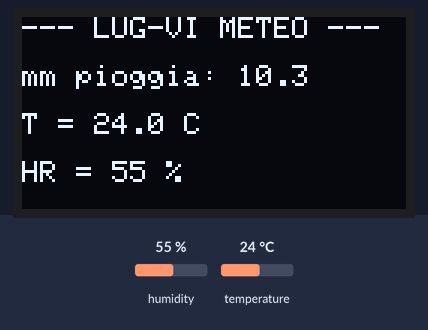
Bench run of a sketch on a simulated Arduino Uno, built with avr-gcc and run on an emulated ATmega328P. Parts: 128×64 one-colour display. Inputs (shaded band) come from the test bench; at power-on: humidity 55 %, temperature 24 °C. The display library's start-up logo is not drawn.

Above: at 13.3 s.
13.4 s: humidity set to 22 %
At 15.6 s:
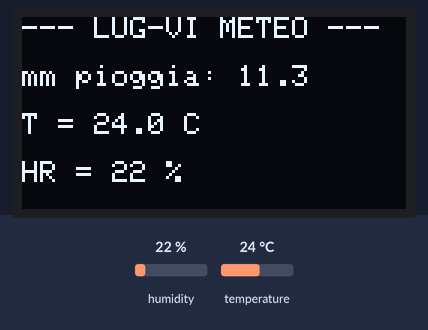
17.7 s: temperature set to 12 °C
At 19.1 s:
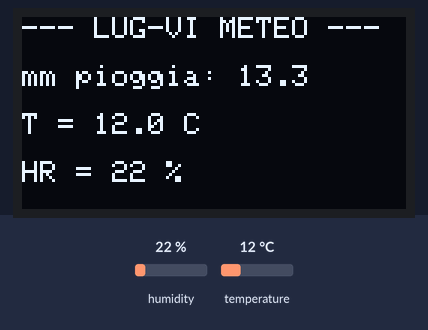
21.9 s: humidity set to 40 %
At 23.9 s:
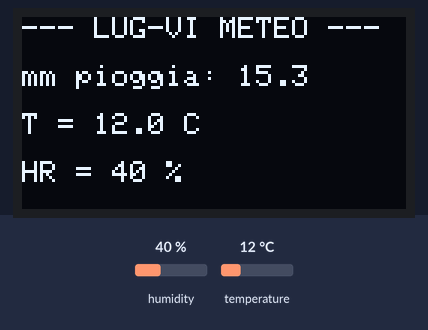
26.0 s: temperature set to 19 °C
At 27.5 s:
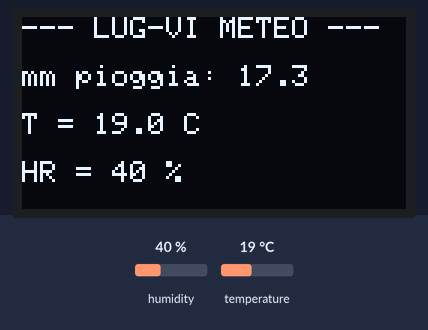
Timing chart, 0 to 29.0 s (numbered marks = the images above; inputs shaded):
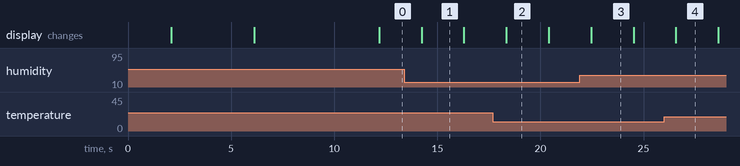

Measured:
- what the display in image 1 shows lasts 2.1 s, from 14.2 s to 16.3 s

The sketch:

Pluvio_LCD.ino
```cpp
/*)
  TITOLO PROGETTO: Test LCD 128x64 I2C
  DATA APERTURA: 19/09/18
  DATA MODIFICA: 23/09/18
  AUTORE: LUG-VI

  REVISION HISTORY:
  - V00 (21/09/18): Primo rilascio per prove su pluviometro
  - V01 (23/09/18): Aggiunta gestione DHT11

  DESCRIZIONE: Test su LCD OLED (Le librerie Adafruit sono state modificate)


*/

#include <SPI.h>
#include <Wire.h>
#include <DHT.h>

#include <Adafruit_GFX.h>             // Versione 1.29
#include <Adafruit_SSD1306.h>         // Modificata

#define OLED_RESET 4
Adafruit_SSD1306 display(OLED_RESET); // Creazione istanza display

#define DHTPIN 2                      // Digital PIN per connessione segnale DHT11
#define DHTTYPE DHT11                 // Tipo sensore
DHT dht(DHTPIN, DHTTYPE);             // Istanza oggetto DHT

//#define NUMFLAKES 10                  // Usato per test dalle librerie
//#define XPOS 0
//#define YPOS 1
//#define DELTAY 2

#define SSD1306_LCDHEIGHT 64          //Definisce altezza LCD in pixel
#define LOGO16_GLCD_HEIGHT 16
#define LOGO16_GLCD_WIDTH  16

// Variabili globali di test LCD
float pioggia = 10.3;
float temperatura = 20.5;
float umidita = 85;

// Bitmap 64x64 con pinguino TUX
static const unsigned char PROGMEM Pinguino [] = {
0xff, 0xff, 0xff, 0xc0, 0x01, 0xff, 0xff, 0xff, 0xff, 0xff, 0xff, 0x80, 0x00, 0xff, 0xff, 0xff,
0xff, 0xff, 0xff, 0x00, 0x0c, 0xff, 0xff, 0xff, 0xff, 0xff, 0xff, 0x00, 0x0c, 0x7f, 0xff, 0xff,
0xff, 0xff, 0xff, 0x00, 0x00, 0x7f, 0xff, 0xff, 0xff, 0xff, 0xff, 0x00, 0x00, 0x3f, 0xff, 0xff,
0xff, 0xff, 0xff, 0x00, 0x00, 0x3f, 0xff, 0xff, 0xff, 0xff, 0xff, 0x00, 0x00, 0x3f, 0xff, 0xff,
0xff, 0xff, 0xff, 0x34, 0x78, 0x1f, 0xff, 0xff, 0xff, 0xff, 0xff, 0x78, 0xfc, 0x1f, 0xff, 0xff,
0xff, 0xff, 0xff, 0x78, 0xcc, 0x1f, 0xff, 0xff, 0xff, 0xff, 0xff, 0x5c, 0xc6, 0x1f, 0xff, 0xff,
0xff, 0xff, 0xff, 0x47, 0x86, 0x1f, 0xff, 0xff, 0xff, 0xff, 0xff, 0x40, 0x86, 0x1f, 0xff, 0xff,
0xff, 0xff, 0xff, 0x60, 0x0c, 0x1f, 0xff, 0xff, 0xff, 0xff, 0xff, 0x40, 0x06, 0x1f, 0xff, 0xff,
0xff, 0xff, 0xff, 0x80, 0x0a, 0x1f, 0xff, 0xff, 0xff, 0xff, 0xff, 0x80, 0x32, 0x0f, 0xff, 0xff,
0xff, 0xff, 0xff, 0xa0, 0xc2, 0x8f, 0xff, 0xff, 0xff, 0xff, 0xff, 0x5f, 0x0e, 0xe7, 0xff, 0xff,
0xff, 0xff, 0xff, 0x60, 0x1e, 0x67, 0xff, 0xff, 0xff, 0xff, 0xff, 0x78, 0x7f, 0x03, 0xff, 0xff,
0xff, 0xff, 0xfe, 0x7f, 0xff, 0x03, 0xff, 0xff, 0xff, 0xff, 0xfe, 0x7f, 0xff, 0x01, 0xff, 0xff,
0xff, 0xff, 0xf8, 0xff, 0xff, 0x80, 0xff, 0xff, 0xff, 0xff, 0xf8, 0xff, 0xff, 0x80, 0xff, 0xff,
0xff, 0xff, 0xf1, 0xff, 0xff, 0x80, 0x7f, 0xff, 0xff, 0xff, 0xe0, 0xff, 0xff, 0xc0, 0x3f, 0xff,
0xff, 0xff, 0xc0, 0xff, 0xff, 0xc0, 0x3f, 0xff, 0xff, 0xff, 0xc0, 0xff, 0xff, 0xe0, 0x1f, 0xff,
0xff, 0xff, 0x83, 0xff, 0xff, 0xe0, 0x1f, 0xff, 0xff, 0xff, 0x83, 0xff, 0xff, 0xe0, 0x0f, 0xff,
0xff, 0xff, 0x27, 0xff, 0xff, 0xf0, 0x07, 0xff, 0xff, 0xff, 0x0f, 0xff, 0xff, 0xf0, 0x87, 0xff,
0xff, 0xff, 0x4f, 0xff, 0xff, 0xf8, 0x83, 0xff, 0xff, 0xfe, 0x1f, 0xff, 0xff, 0xf8, 0x03, 0xff,
0xff, 0xfe, 0x9f, 0xff, 0xff, 0xf8, 0x03, 0xff, 0xff, 0xfe, 0x9f, 0xff, 0xff, 0xf8, 0x01, 0xff,
0xff, 0xfc, 0xbf, 0xff, 0xff, 0xf8, 0x01, 0xff, 0xff, 0xfc, 0x3f, 0xff, 0xff, 0xf8, 0x81, 0xff,
0xff, 0xfc, 0xbf, 0xff, 0xff, 0xf8, 0x81, 0xff, 0xff, 0xfc, 0x3f, 0xff, 0xff, 0xf8, 0x01, 0xff,
0xff, 0xfe, 0xff, 0xff, 0xff, 0xf8, 0x31, 0xff, 0xff, 0xfc, 0x7f, 0xff, 0xff, 0xfe, 0x0f, 0xff,
0xff, 0xf8, 0x3f, 0xff, 0xff, 0xc2, 0x0f, 0xff, 0xff, 0xf8, 0x17, 0xff, 0xff, 0xc2, 0x19, 0xff,
0xff, 0xf0, 0x1b, 0xff, 0xff, 0xc2, 0x31, 0xff, 0xff, 0xc0, 0x0d, 0xff, 0xff, 0xc3, 0xe1, 0xff,
0xfe, 0x00, 0x04, 0xff, 0xff, 0xc0, 0x00, 0xff, 0xfc, 0x00, 0x02, 0x3f, 0xff, 0xc0, 0x00, 0xff,
0xfc, 0x00, 0x01, 0x3f, 0xff, 0xc0, 0x00, 0x7f, 0xfe, 0x00, 0x01, 0x3f, 0xff, 0xc0, 0x00, 0x3f,
0xfe, 0x00, 0x00, 0x3f, 0xff, 0xc0, 0x00, 0x1f, 0xfe, 0x00, 0x00, 0xff, 0xff, 0xc0, 0x00, 0x0f,
0xfe, 0x00, 0x00, 0xff, 0xfe, 0x80, 0x00, 0x0f, 0xfe, 0x00, 0x00, 0x7f, 0xfc, 0x80, 0x00, 0x1f,
0xfc, 0x00, 0x00, 0x30, 0x00, 0x80, 0x00, 0xff, 0xfc, 0x00, 0x00, 0x10, 0x00, 0x80, 0x01, 0xff,
0xfe, 0x00, 0x00, 0x10, 0x00, 0x80, 0x07, 0xff, 0xff, 0x80, 0x00, 0x10, 0x00, 0x80, 0x0f, 0xff,
0xff, 0xf8, 0x00, 0x3f, 0xff, 0x80, 0x3f, 0xff, 0xff, 0xff, 0x00, 0x7f, 0xff, 0x80, 0x3f, 0xff,
0xff, 0xff, 0xc0, 0xff, 0xff, 0xc0, 0xff, 0xff, 0xff, 0xff, 0xfd, 0xff, 0xff, 0xf1, 0xff, 0xff
};


#if (SSD1306_LCDHEIGHT != 64)                               // msg al preprocessore se si usa libreria errata
#error("Height incorrect, please fix Adafruit_SSD1306.h!");
#endif

//**********************
//******** SETUP *******
//**********************

void setup()   {
  Serial.begin(9600);

  display.begin(SSD1306_SWITCHCAPVCC, 0x3C);  // Init oggetto display con indirizzo 0x3C
  dht.begin();

  display.display();
  delay(2000);

  display.clearDisplay();                     // Pulisce LCD

  display.setTextSize(2);                     // Impostazione dimensione Font ( 1 o 2 )
  display.setTextColor(WHITE);                // Possibile solo bianco, ma bisogna farlo
  display.setCursor(0,0);                     // Angolo alto a sinistra

  display.println(" LINUX DAY");              // Splash iniziale
  display.println("    2018  ");
  display.display();                          // Refresh display
  delay(4000);
  display.clearDisplay();

  display.drawBitmap( 32, 0,Pinguino, 64, 64, 1);   // Stampo bmp Pinguino
  display.display();
  delay(6000);
  display.clearDisplay();

}

//**********************
//******** LOOP ********
//**********************

void loop() {

  Leggi_DHT11();                                  // Modifica variabili globali

  Print_Sensors(pioggia, temperatura, umidita);

  // **** solo per test ****
  pioggia +=1;
  //temperatura +=0.5;
  //umidita +=1;
  // ***********************
}


//**********************
//***CUSTOM FUNCTIONS***
//**********************

//*****************************************************************
//Stampa su display i dati dei sensori
//*****************************************************************
void Print_Sensors(float rain, float temperature, float humidity) {

  String buf = "";                            // Raccoglie la variabile sensore trasformata in stringa

  display.setTextSize(1);                     // Impostazione dimensione Font ( 1 o 2 )
  display.setCursor(0,0);                     // Angolo in alto a sinistra
  display.setTextColor(WHITE);                // Possibile solo bianco, ma bisogna farlo
  display.println("--- LUG-VI METEO ---");
  display.println("");

  buf=String(rain,1);                         // Trasforma mm piogga in stringa con un decimale
  display.println("mm pioggia: " + buf);
  display.println("");

  buf=String(temperature,1);                  // Trasforma temperatura in stringa con un decimale
  display.println("T = " + buf + " C");
  display.println("");

  buf=String(humidity,0);                     // Trasforma umidità in stringa senza decimali
  display.println("HR = " + buf + " %");
  display.println("");

  display.display();                          // Mostra i dati e refresh LCD
  delay(2000);                                // Attesa 2s per successiva visualizzazione
  display.clearDisplay();

}

//*****************************************************************
//Lettura DHT11
//*****************************************************************
void Leggi_DHT11() {

  umidita = dht.readHumidity();                 // Lettura umidità
  temperatura = dht.readTemperature();          // Lettura temperatura

  if (isnan(umidita) || isnan(temperatura)) {
    //Serial.println("Errore lettura sensore DHT11");
    display.setTextSize(1);                     // Impostazione dimensione Font ( 1 o 2 )
    display.setCursor(0,0);                     // Angolo in alto a sinistra
    display.println("SENSOR DHT ERROR!");
    display.display();                          // Mostra i dati e refresh LCD
    delay(2000);                                // Attesa 1s per successiva visualizzazione
    display.clearDisplay();
    return;
  }

//  Solo per test
//  Serial.print("Humidity: ");
//  Serial.print(umidita);
//  Serial.print(" %\t");
//  Serial.print("Temperature: ");
//  Serial.print(temperatura);
//  Serial.println(" *C ");

}
```
